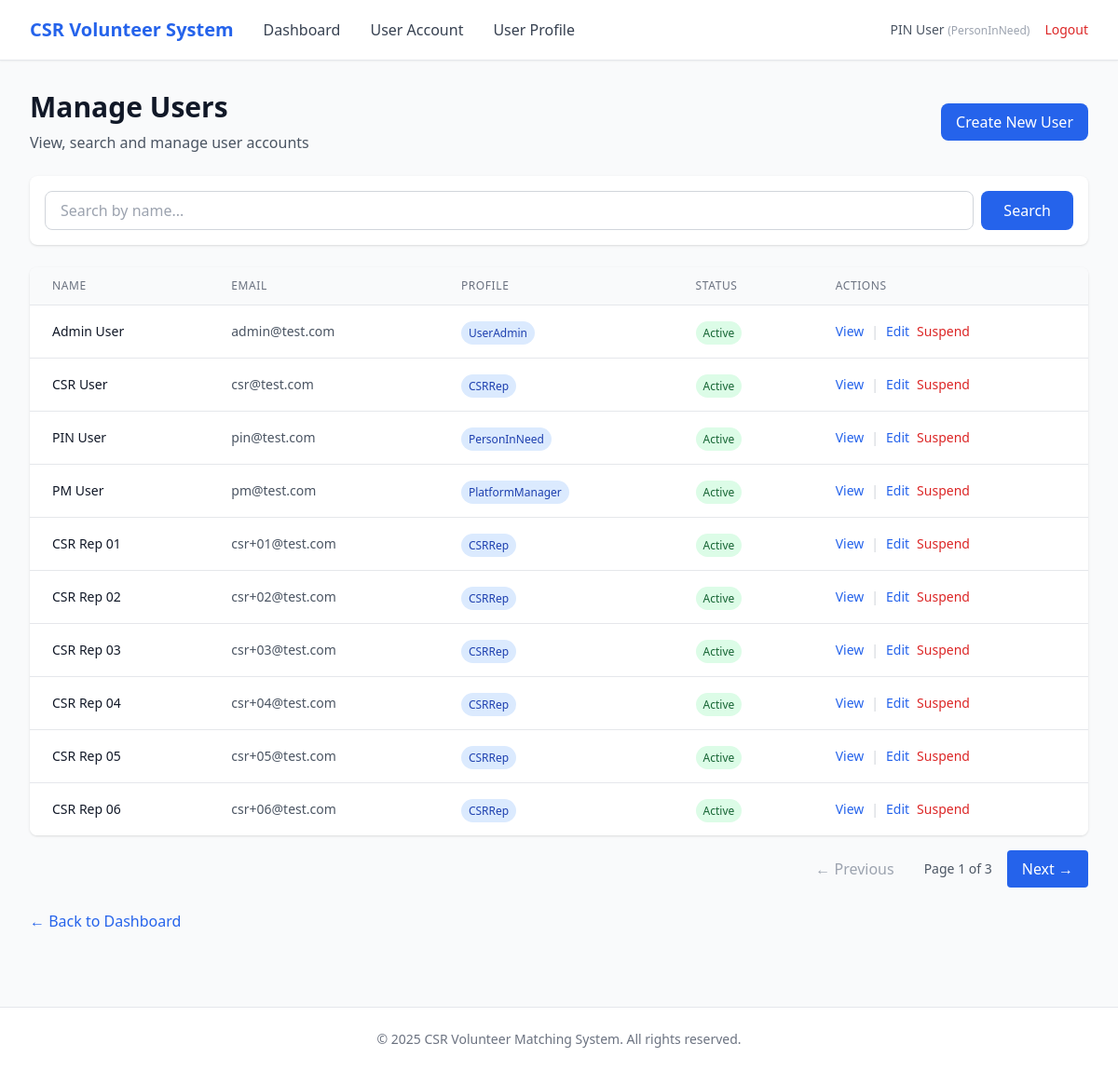
Screenshot of /admin/users (signed in) with the database file from the repository.
### app/entity/user_account.py (models this page shows, shortened)
class UserAccount(UserMixin, db.Model):
    __tablename__ = "user_accounts"
    userID = db.Column(db.Integer, primary_key=True, autoincrement=True)  # explicit auto increment
    name = db.Column(db.String(100), nullable=False)
    email = db.Column(db.String(120), nullable=False, unique=True, index=True)
    _password = db.Column("password", db.String(255), nullable=False)
    age = db.Column(db.Integer)
    phoneNumber = db.Column(db.String(20))
    isActive = db.Column(db.Boolean, default=True)
    profileID = db.Column(db.Integer, db.ForeignKey("user_profiles.profileID"), nullable=False)
    profile = db.relationship("UserProfile", back_populates="users", lazy=True)
    @property
    def password(self):
        raise AttributeError("Password is write-only.")
    @password.setter
    def password(self, raw):
        self._password = generate_password_hash(raw)

### app/entity/user_profile.py (models this page shows)
class UserProfile(db.Model):
    __tablename__ = "user_profiles"
    profileID   = db.Column(db.Integer, primary_key=True, autoincrement=True)  # explicit auto increment
    profileName = db.Column(db.String(50), nullable=False, unique=True)
    description = db.Column(db.String(255))
    isActive    = db.Column(db.Boolean, default=True)
    users = db.relationship("UserAccount", back_populates="profile", lazy=True)

### app/boundary/routes.py (the view)
@boundary_bp.route("/admin/users")
@login_required
def admin_users():
    from app.entity.user_account import UserAccount
    search_query = request.args.get("search", "").strip()
    page = request.args.get("page", 1, type=int)
    per_page = 10
    if search_query:
        users = UserAdminSearchUserAccountController().searchUserAccountByName(search_query)
        total = len(users)
        start = (page - 1) * per_page
        end = start + per_page
        pagination_users = users[start:end]
        class Pagination:
            def __init__(self, page, per_page, total, items):
                self.page = page
                self.per_page = per_page
                self.total = total
                self.items = items
                self.pages = (total + per_page - 1) // per_page
                self.has_prev = page > 1
                self.has_next = page < self.pages
                self.prev_num = page - 1
                self.next_num = page + 1
        pagination = Pagination(page, per_page, total, pagination_users)
    else:
        pagination = UserAccount.query.paginate(page=page, per_page=per_page, error_out=False)
    return render_template(
        "admin/users.html",
        users=pagination.items,
        pagination=pagination,
        search_query=search_query,
    )

### app/entity/user_account.py (called while the page is built)
@login_manager.user_loader
def load_user(user_id):
    return UserAccount.query.get(int(user_id))

### app/templates/admin/users.html (shortened to what this page needs)
{% extends "base.html" %}
{% block nav_links %}
<a href="{{ url_for('boundary.admin_dashboard') }}" class="text-gray-700 hover:text-primary">Dashboard</a>
<a href="{{ url_for('boundary.admin_users') }}" class="text-gray-700 hover:text-primary">User Account</a>
<a href="{{ url_for('boundary.admin_profiles') }}" class="text-gray-700 hover:text-primary">User Profile</a>
{% endblock %}
{% block content %}
<div class="mb-6 flex justify-between items-center">
    <div>
        <h1 class="text-3xl font-bold text-gray-900">Manage Users</h1>
        <p class="text-gray-600 mt-2">View, search and manage user accounts</p>
    </div>
    <a href="{{ url_for('boundary.admin_create_user') }}"
       class="px-4 py-2 bg-primary text-white rounded-lg hover:bg-blue-700 transition">
        Create New User
    </a>
</div>
<div class="bg-white rounded-lg shadow mb-6 p-4">
    <form method="GET" action="{{ url_for('boundary.admin_users') }}" class="flex gap-2">
        <input type="text"
               name="search"
               value="{{ search_query }}"
               placeholder="Search by name..."
               class="flex-1 px-4 py-2 border border-gray-300 rounded-lg focus:ring-2 focus:ring-primary focus:border-transparent">
        <button type="submit"
                class="px-6 py-2 bg-primary text-white rounded-lg hover:bg-blue-700 transition">
            Search
        </button>
    </form>
</div>
<div class="bg-white rounded-lg shadow overflow-hidden">
    <table class="min-w-full divide-y divide-gray-200">
        <thead class="bg-gray-50">
            <tr>
                <th class="px-6 py-3 text-left text-xs font-medium text-gray-500 uppercase tracking-wider">Name</th>
                <th class="px-6 py-3 text-left text-xs font-medium text-gray-500 uppercase tracking-wider">Email</th>
                <th class="px-6 py-3 text-left text-xs font-medium text-gray-500 uppercase tracking-wider">Profile</th>
                <th class="px-6 py-3 text-left text-xs font-medium text-gray-500 uppercase tracking-wider">Status</th>
                <th class="px-6 py-3 text-left text-xs font-medium text-gray-500 uppercase tracking-wider">Actions</th>
            </tr>
        </thead>
        <tbody class="bg-white divide-y divide-gray-200">
            {% for user in users %}
            <tr>
                <td class="px-6 py-4 whitespace-nowrap">
                    <div class="text-sm font-medium text-gray-900">{{ user.name }}</div>
                </td>
                <td class="px-6 py-4 whitespace-nowrap">
                    <div class="text-sm text-gray-600">{{ user.email }}</div>
                </td>
                <td class="px-6 py-4 whitespace-nowrap">
                    <span class="px-2 py-1 text-xs font-medium rounded-full bg-blue-100 text-blue-800">
                        {{ user.profile.profileName }}
                    </span>
                </td>
                <td class="px-6 py-4 whitespace-nowrap">
                    {% if user.isActive %}
                        <span class="px-2 py-1 text-xs font-medium rounded-full bg-green-100 text-green-800">Active</span>
                    {% else %}
                        <span class="px-2 py-1 text-xs font-medium rounded-full bg-red-100 text-red-800">Suspended</span>
                    {% endif %}
                </td>
                <td class="px-6 py-4 whitespace-nowrap text-sm">
                    <div class="flex gap-2 items-center">
                        <a href="{{ url_for('boundary.admin_view_user', user_id=user.userID) }}"
                           class="text-blue-600 hover:text-blue-800">View</a>
                        <span class="text-gray-300">|</span>
                        <a href="{{ url_for('boundary.admin_edit_user', user_id=user.userID) }}"
                           class="text-blue-600 hover:text-blue-800">Edit</a>
                        {% if user.isActive %}
                            <form method="POST" action="{{ url_for('boundary.admin_suspend_user', user_id=user.userID) }}" class="inline">
                                <button type="submit" class="text-red-600 hover:text-red-800">Suspend</button>
                            </form>
                        {% else %}
                            <form method="POST" action="{{ url_for('boundary.admin_activate_user', user_id=user.userID) }}" class="inline">
                                <button type="submit" class="text-green-600 hover:text-green-800">Activate</button>
                            </form>
                        {% endif %}
                    </div>
                </td>
            </tr>
            {% endfor %}
        </tbody>
    </table>
</div>
{% if pagination.pages > 1 %}
<div class="mt-4 flex justify-end items-center gap-4">
    {% if pagination.has_prev %}
    <a href="{{ url_for('boundary.admin_users', page=pagination.prev_num, search=search_query) }}"
       class="px-4 py-2 bg-gray-200 text-gray-700 rounded hover:bg-gray-300">← Previous</a>
    {% else %}
    <span class="px-4 py-2 text-gray-400 cursor-not-allowed">← Previous</span>
    {% endif %}
    <span class="text-sm text-gray-600">
        Page {{ pagination.page }} of {{ pagination.pages }}
    </span>
    {% if pagination.has_next %}
    <a href="{{ url_for('boundary.admin_users', page=pagination.next_num, search=search_query) }}"
       class="px-4 py-2 bg-primary text-white rounded hover:bg-blue-700">Next →</a>
    {% else %}
    <span class="px-4 py-2 text-gray-400 cursor-not-allowed">Next →</span>
    {% endif %}
</div>
{% endif %}
<div class="mt-6">
    <a href="{{ url_for('boundary.admin_dashboard') }}"
       class="text-primary hover:text-blue-700">
        ← Back to Dashboard
    </a>
</div>
{% endblock %}

### app/templates/base.html (shortened to what this page needs)
<!DOCTYPE html>
<html lang="en">
<head>
    <script src="https://cdn.tailwindcss.com"></script>
</head>
<body class="bg-gray-50 min-h-screen">
    {% if current_user.is_authenticated %}
    <nav class="bg-white shadow-sm border-b border-gray-200">
        <div class="max-w-7xl mx-auto px-4 sm:px-6 lg:px-8">
            <div class="flex justify-between items-center h-16">
                <div class="flex items-center gap-8">
                    <a href="{{ url_for('boundary.login') }}" class="text-xl font-bold text-primary">
                        CSR Volunteer System
                    </a>
                    {% block nav_links %}{% endblock %}
                </div>
                <div class="flex items-center gap-4">
                    <span class="text-sm text-gray-600">
                        {{ current_user.name }}
                        <span class="text-xs text-gray-400">({{ current_user.profile.profileName }})</span>
                    </span>
                    <a href="{{ url_for('boundary.logout') }}" class="text-sm text-red-600 hover:text-red-700">
                        Logout
                    </a>
                </div>
            </div>
        </div>
    </nav>
    {% endif %}
    <main class="max-w-7xl mx-auto px-4 sm:px-6 lg:px-8 py-8">
        {% block content %}{% endblock %}
    </main>
    <footer class="bg-white border-t border-gray-200 mt-12">
        <div class="max-w-7xl mx-auto px-4 sm:px-6 lg:px-8 py-6">
            <p class="text-center text-sm text-gray-500">
                &copy; 2025 CSR Volunteer Matching System. All rights reserved.
            </p>
        </div>
    </footer>
</body>
</html>

### rows the page displays
UserAccount: name "PIN User", email "pin@test.com", profile.profileName "PersonInNeed", isActive "Active"
UserProfile: profile.profileName "PersonInNeed"
UserAccount: name "Admin User", email "admin@test.com", profile.profileName "UserAdmin", isActive "Active"
UserAccount: name "CSR User", email "csr@test.com", profile.profileName "CSRRep", isActive "Active"
UserAccount: name "PM User", email "pm@test.com", profile.profileName "PlatformManager", isActive "Active"
UserAccount: name "CSR Rep 01", email "csr+01@test.com", profile.profileName "CSRRep", isActive "Active"
UserAccount: name "CSR Rep 02", email "csr+02@test.com", profile.profileName "CSRRep", isActive "Active"
UserAccount: name "CSR Rep 03", email "csr+03@test.com", profile.profileName "CSRRep", isActive "Active"
UserAccount: name "CSR Rep 04", email "csr+04@test.com", profile.profileName "CSRRep", isActive "Active"
UserAccount: name "CSR Rep 05", email "csr+05@test.com", profile.profileName "CSRRep", isActive "Active"
UserAccount: name "CSR Rep 06", email "csr+06@test.com", profile.profileName "CSRRep", isActive "Active"

### other values shown
{{ pagination.page }} "1"
{{ pagination.pages }} "3"
